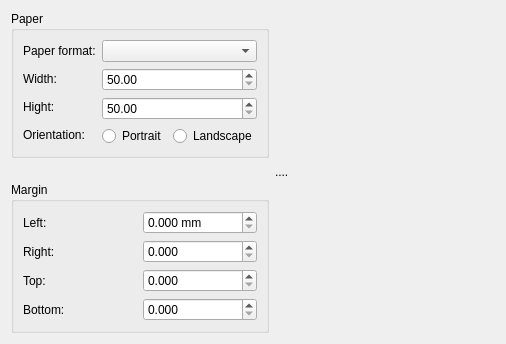
     <widget class="QWidget" name="tab" >
      <attribute name="title" >
       <string>Page format</string>
      </attribute>
      <layout class="QGridLayout" name="gridLayout_3" >
       <item row="0" column="0" >
        <layout class="QHBoxLayout" name="horizontalLayout_4" >
         <item>
          <layout class="QVBoxLayout" name="verticalLayout_5" >
           <item>
            <widget class="QGroupBox" name="groupBox" >
             <property name="title" >
              <string>Paper</string>
             </property>
             <layout class="QGridLayout" name="gridLayout" >
              <item row="0" column="0" >
               <layout class="QHBoxLayout" name="horizontalLayout_2" >
                <item>
                 <layout class="QVBoxLayout" name="verticalLayout_2" >
                  <item>
                   <widget class="QLabel" name="label" >
                    <property name="text" >
                     <string>Paper format:</string>
                    </property>
                   </widget>
                  </item>
                  <item>
                   <widget class="QLabel" name="label_2" >
                    <property name="text" >
                     <string>Width:</string>
                    </property>
                   </widget>
                  </item>
                  <item>
                   <widget class="QLabel" name="label_3" >
                    <property name="text" >
                     <string>Hight:</string>
                    </property>
                   </widget>
                  </item>
                  <item>
                   <widget class="QLabel" name="label_4" >
                    <property name="text" >
                     <string>Orientation:</string>
                    </property>
                   </widget>
                  </item>
                 </layout>
                </item>
                <item>
                 <layout class="QVBoxLayout" name="verticalLayout" >
                  <item>
                   <widget class="QComboBox" name="comboBox" />
                  </item>
                  <item>
                   <widget class="QDoubleSpinBox" name="doubleSpinBox" >
                    <property name="minimum" >
                     <double>50.000000000000000</double>
                    </property>
                    <property name="maximum" >
                     <double>99999999.000000000000000</double>
                    </property>
                   </widget>
                  </item>
                  <item>
                   <widget class="QDoubleSpinBox" name="doubleSpinBox_2" >
                    <property name="minimum" >
                     <double>50.000000000000000</double>
                    </property>
                    <property name="maximum" >
                     <double>99999999.000000000000000</double>
                    </property>
                   </widget>
                  </item>
                  <item>
                   <layout class="QHBoxLayout" name="horizontalLayout" >
                    <item>
                     <widget class="QRadioButton" name="radioButton" >
                      <property name="text" >
                       <string>Portrait</string>
                      </property>
                     </widget>
                    </item>
                    <item>
                     <widget class="QRadioButton" name="radioButton_2" >
                      <property name="text" >
                       <string>Landscape</string>
                      </property>
                     </widget>
                    </item>
                   </layout>
                  </item>
                 </layout>
                </item>
               </layout>
              </item>
             </layout>
            </widget>
           </item>
           <item>
            <spacer name="verticalSpacer" >
             <property name="orientation" >
              <enum>Qt::Vertical</enum>
             </property>
             <property name="sizeHint" stdset="0" >
              <size>
               <width>20</width>
               <height>18</height>
              </size>
             </property>
            </spacer>
           </item>
           <item>
            <widget class="QGroupBox" name="groupBox_2" >
             <property name="title" >
              <string>Margin</string>
             </property>
             <layout class="QGridLayout" name="gridLayout_2" >
              <item row="0" column="0" >
               <layout class="QHBoxLayout" name="horizontalLayout_3" >
                <item>
                 <layout class="QVBoxLayout" name="verticalLayout_4" >
                  <item>
                   <widget class="QLabel" name="label_5" >
                    <property name="text" >
                     <string>Left:</string>
                    </property>
                   </widget>
                  </item>
                  <item>
                   <widget class="QLabel" name="label_8" >
                    <property name="text" >
                     <string>Right:</string>
                    </property>
                   </widget>
                  </item>
                  <item>
                   <widget class="QLabel" name="label_6" >
                    <property name="text" >
                     <string>Top:</string>
                    </property>
                   </widget>
                  </item>
                  <item>
                   <widget class="QLabel" name="label_7" >
                    <property name="text" >
                     <string>Bottom:</string>
                    </property>
                   </widget>
                  </item>
                 </layout>
                </item>
                <item>
                 <layout class="QVBoxLayout" name="verticalLayout_3" >
                  <item>
                   <widget class="QDoubleSpinBox" name="doubleSpinBox_3" >
                    <property name="suffix" >
                     <string> mm</string>
                    </property>
                    <property name="decimals" >
                     <number>3</number>
                    </property>
                    <property name="minimum" >
                     <double>0.000000000000000</double>
                    </property>
                    <property name="maximum" >
                     <double>99999999.000000000000000</double>
                    </property>
                    <property name="value" >
                     <double>0.000000000000000</double>
                    </property>
                   </widget>
                  </item>
                  <item>
                   <widget class="QDoubleSpinBox" name="doubleSpinBox_5" >
                    <property name="decimals" >
                     <number>3</number>
                    </property>
                    <property name="minimum" >
                     <double>0.000000000000000</double>
                    </property>
                    <property name="maximum" >
                     <double>99999999.000000000000000</double>
                    </property>
                    <property name="value" >
                     <double>0.000000000000000</double>
                    </property>
                   </widget>
                  </item>
                  <item>
                   <widget class="QDoubleSpinBox" name="doubleSpinBox_4" >
                    <property name="decimals" >
                     <number>3</number>
                    </property>
                    <property name="minimum" >
                     <double>0.000000000000000</double>
                    </property>
                    <property name="maximum" >
                     <double>99999999.000000000000000</double>
                    </property>
                    <property name="value" >
                     <double>0.000000000000000</double>
                    </property>
                   </widget>
                  </item>
                  <item>
                   <widget class="QDoubleSpinBox" name="doubleSpinBox_6" >
                    <property name="decimals" >
                     <number>3</number>
                    </property>
                    <property name="minimum" >
                     <double>0.000000000000000</double>
                    </property>
                    <property name="maximum" >
                     <double>99999999.000000000000000</double>
                    </property>
                    <property name="value" >
                     <double>0.000000000000000</double>
                    </property>
                   </widget>
                  </item>
                 </layout>
                </item>
               </layout>
              </item>
             </layout>
            </widget>
           </item>
          </layout>
         </item>
         <item>
          <widget class="QLabel" name="preview" >
           <property name="sizePolicy" >
            <sizepolicy vsizetype="Expanding" hsizetype="Expanding" >
             <horstretch>0</horstretch>
             <verstretch>0</verstretch>
            </sizepolicy>
           </property>
           <property name="minimumSize" >
            <size>
             <width>220</width>
             <height>297</height>
            </size>
           </property>
           <property name="maximumSize" >
            <size>
             <width>300</width>
             <height>16777215</height>
            </size>
           </property>
           <property name="text" >
            <string>....</string>
           </property>
          </widget>
         </item>
        </layout>
       </item>
      </layout>
     </widget>
